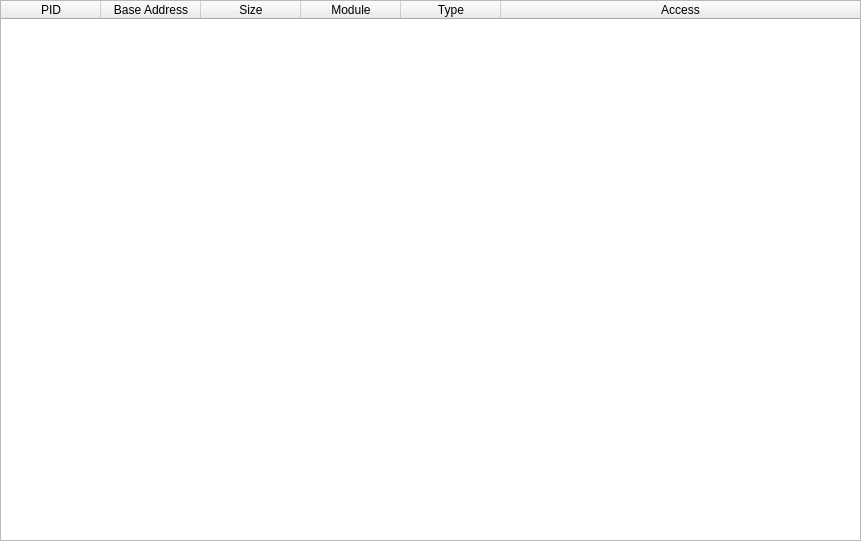
<?xml version="1.0" encoding="UTF-8"?>
<ui version="4.0">
 <class>qtDLGMemoryViewClass</class>
 <widget class="QWidget" name="qtDLGMemoryViewClass">
  <property name="geometry">
   <rect>
    <x>0</x>
    <y>0</y>
    <width>861</width>
    <height>541</height>
   </rect>
  </property>
  <property name="sizePolicy">
   <sizepolicy hsizetype="Expanding" vsizetype="Expanding">
    <horstretch>0</horstretch>
    <verstretch>0</verstretch>
   </sizepolicy>
  </property>
  <property name="windowTitle">
   <string>[ uintDebugger ] - Memory View</string>
  </property>
  <widget class="QWidget" name="verticalLayoutWidget">
   <property name="geometry">
    <rect>
     <x>0</x>
     <y>0</y>
     <width>861</width>
     <height>541</height>
    </rect>
   </property>
   <layout class="QVBoxLayout" name="verticalLayout">
    <item>
     <widget class="QTableWidget" name="tblMemoryView">
      <property name="contextMenuPolicy">
       <enum>Qt::CustomContextMenu</enum>
      </property>
      <property name="editTriggers">
       <set>QAbstractItemView::NoEditTriggers</set>
      </property>
      <property name="selectionBehavior">
       <enum>QAbstractItemView::SelectRows</enum>
      </property>
      <property name="showGrid">
       <bool>false</bool>
      </property>
      <attribute name="horizontalHeaderStretchLastSection">
       <bool>true</bool>
      </attribute>
      <attribute name="verticalHeaderVisible">
       <bool>false</bool>
      </attribute>
      <attribute name="verticalHeaderDefaultSectionSize">
       <number>15</number>
      </attribute>
      <attribute name="verticalHeaderMinimumSectionSize">
       <number>15</number>
      </attribute>
      <column>
       <property name="text">
        <string>PID</string>
       </property>
      </column>
      <column>
       <property name="text">
        <string>Base Address</string>
       </property>
      </column>
      <column>
       <property name="text">
        <string>Size</string>
       </property>
      </column>
      <column>
       <property name="text">
        <string>Module</string>
       </property>
      </column>
      <column>
       <property name="text">
        <string>Type</string>
       </property>
      </column>
      <column>
       <property name="text">
        <string>Access</string>
       </property>
      </column>
     </widget>
    </item>
   </layout>
  </widget>
 </widget>
 <resources/>
 <connections/>
</ui>
